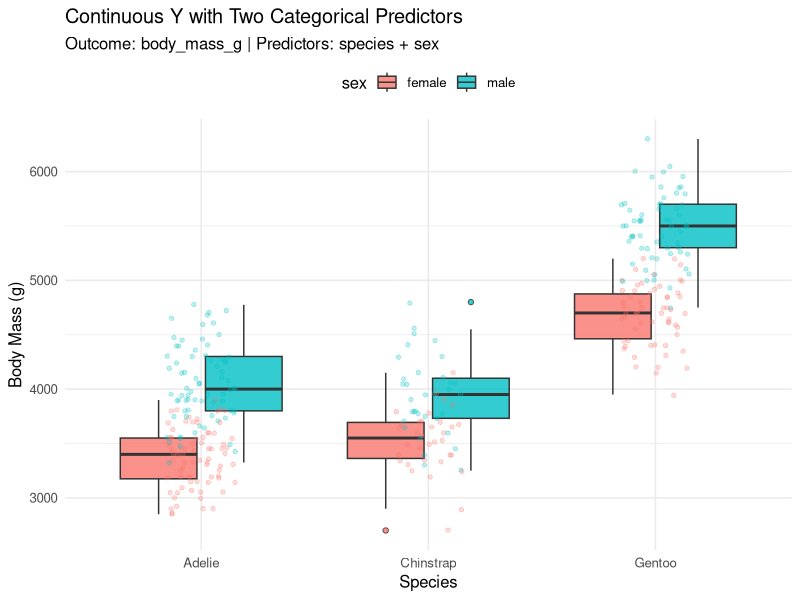
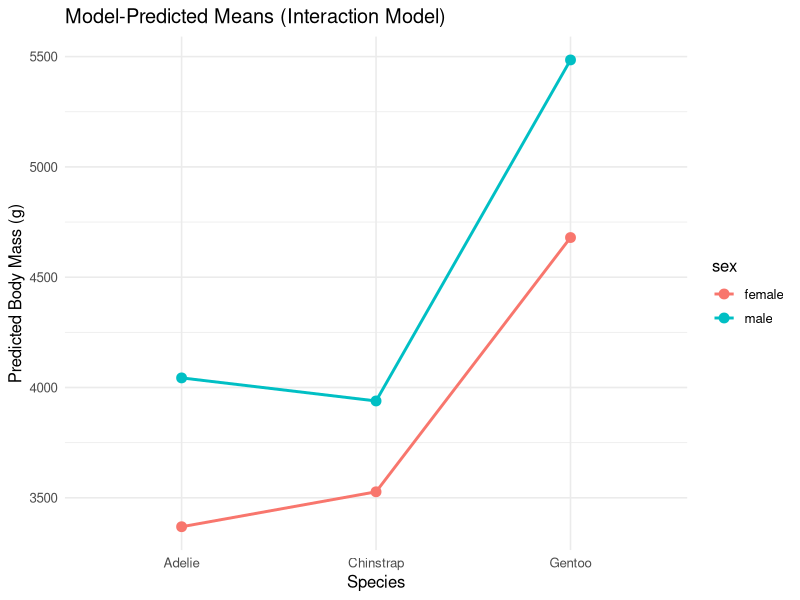

Generate these figures, in order, with R:
# Day 6 - Multiple Regression Tutorial 2
# Continuous Y with two categorical X variables
# Model focus: body_mass_g ~ species + sex

# 1. Load libraries and data
library(tidyverse)
library(palmerpenguins)

penguins_cat <- penguins %>%
  select(body_mass_g, species, sex) %>%
  drop_na() %>%
  mutate(
    species = factor(species),
    sex = factor(sex)
  )

cat("Rows used:", nrow(penguins_cat), "\n")
cat("Reference level for species:", levels(penguins_cat$species)[1], "\n")
cat("Reference level for sex:", levels(penguins_cat$sex)[1], "\n\n")

# 2. Fit additive model
# Interpretation:
#   - species terms = differences from reference species (holding sex constant)
#   - sexmale term = male-female difference (holding species constant)
model_add <- lm(body_mass_g ~ species + sex, data = penguins_cat)
summary(model_add)

cat("\nANOVA table for additive model:\n")
print(anova(model_add))

# 3. Interaction model: does the sex gap differ by species?
model_interaction <- lm(body_mass_g ~ species * sex, data = penguins_cat)
summary(model_interaction)

cat("\nNested comparison (is interaction needed?):\n")
print(anova(model_add, model_interaction))

# 4. Predicted cell means (all species x sex combinations)
new_grid <- expand_grid(
  species = levels(penguins_cat$species),
  sex = levels(penguins_cat$sex)
)

new_grid$pred_mass_g <- predict(model_interaction, newdata = new_grid)

cat("\nPredicted means from interaction model:\n")
print(new_grid)

# 5. Observed means for cross-check
obs_means <- penguins_cat %>%
  summarize(mean_mass_g = mean(body_mass_g), .by = c(species, sex))

cat("\nObserved group means:\n")
print(obs_means)

# 6. Visuals
ggplot(penguins_cat, aes(x = species, y = body_mass_g, fill = sex)) +
  geom_boxplot(alpha = 0.8, outlier.shape = 21) +
  geom_jitter(
    aes(color = sex),
    width = 0.15,
    alpha = 0.25,
    size = 1.2,
    show.legend = FALSE
  ) +
  labs(
    title = "Continuous Y with Two Categorical Predictors",
    subtitle = "Outcome: body_mass_g | Predictors: species + sex",
    x = "Species",
    y = "Body Mass (g)"
  ) +
  theme_minimal(base_size = 12) +
  theme(legend.position = "top")

ggplot(new_grid, aes(x = species, y = pred_mass_g, group = sex, color = sex)) +
  geom_point(size = 3) +
  geom_line(linewidth = 1) +
  labs(
    title = "Model-Predicted Means (Interaction Model)",
    x = "Species",
    y = "Predicted Body Mass (g)"
  ) +
  theme_minimal(base_size = 12)
